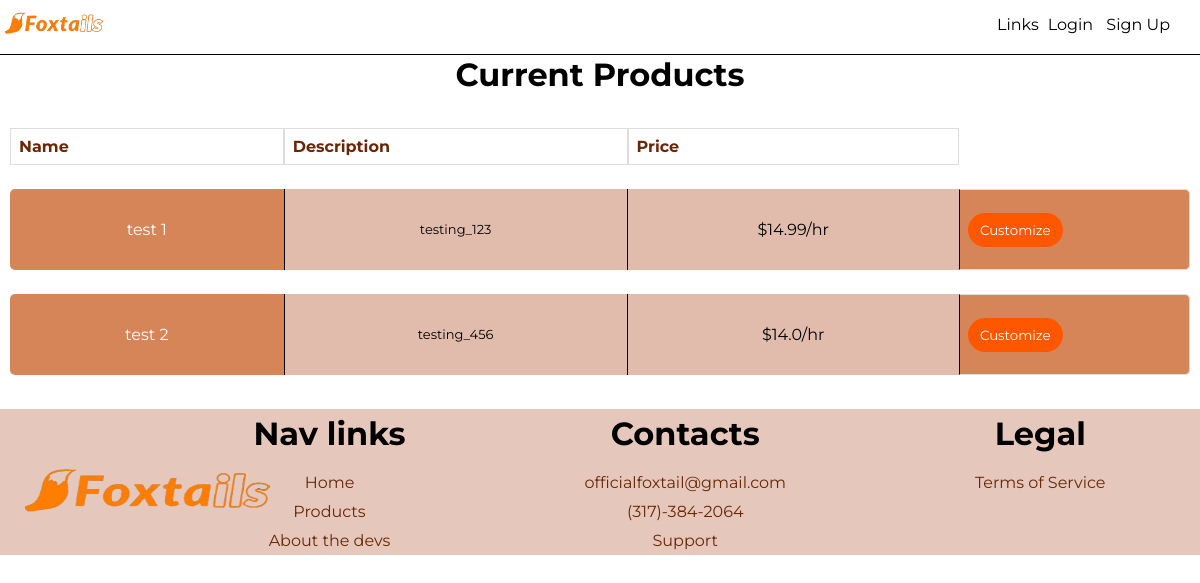
The page /products on the database as committed earlier.
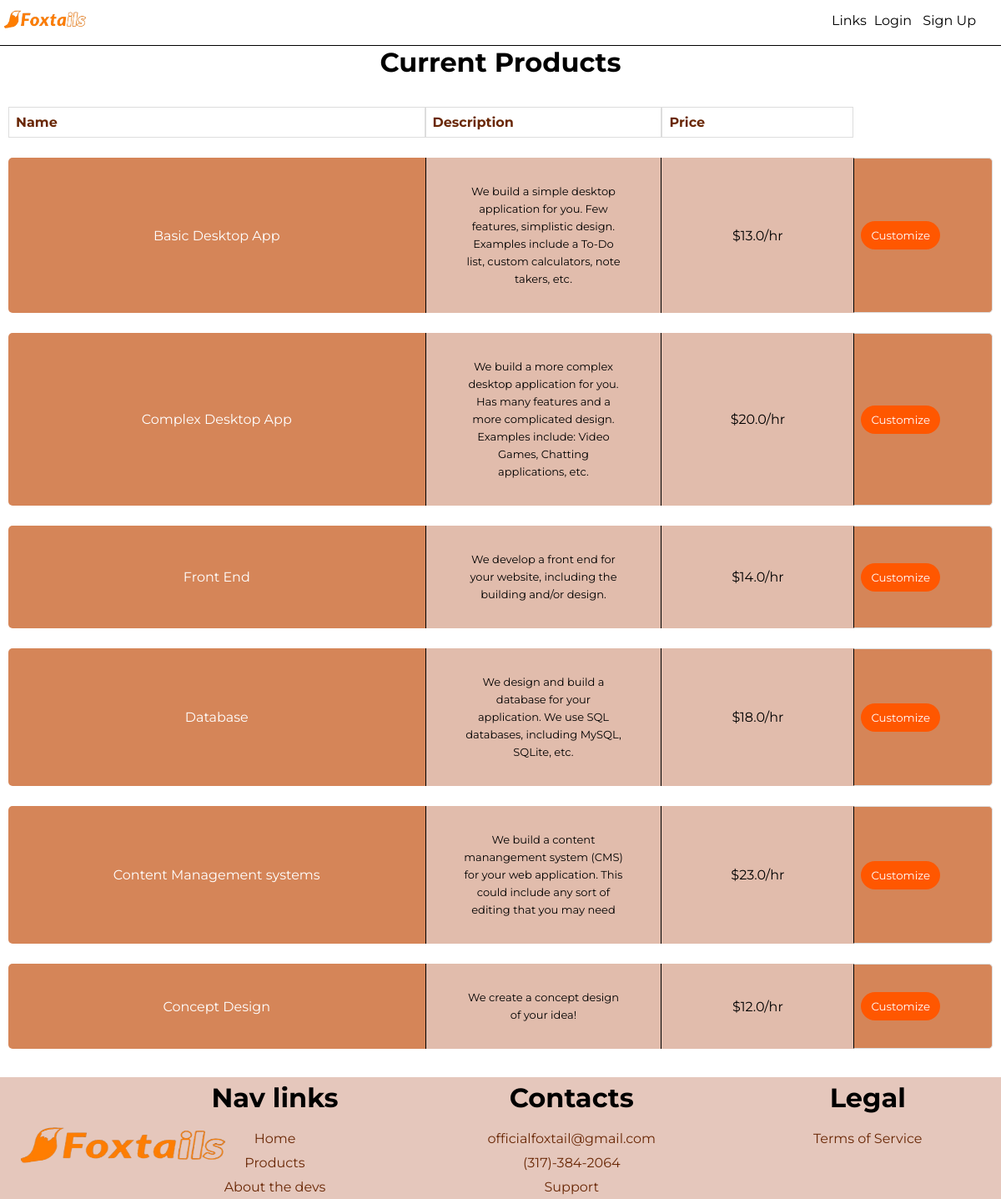
The same page on the database as committed later.
### app/models.py (models this page shows, shortened)
class Products(db.Model):
	id = db.Column(db.Integer, primary_key=True)
	name = db.Column(db.String(64), index=True, unique=True)
	desc = db.Column(db.String(256), index=True, unique=True)
	price = db.Column(db.Integer, index=True)

### app/routes.py (the view)
@app.route('/products')
def products():
	product = Products.query.all()
	return render_template('products.html', title="Products", products=product)

### app/templates/products.html
{% extends 'base.html' %}
{% block content %}
    <div class="container-products">
        <h1>Current Products</h1>
        <table>
            <thead>
                <tr class="trhead-products">
                    <th>Name</th>
                    <th class="desc-products">Description</th>
                    <th>Price</th>
                </tr>
            </thead>
            <tbody>
                {% for product in products %}
                    <tr>
                        <td class="name-products">{{ product.name }}</td>
                        <td class="description">{{ product.desc }}</td>
                        <td>${{ product.price }}/hr</td>
                        <th class="button-td-products"><a href="/customize/{{ product.name }}"><button>Customize</button></a></th>
                    </tr>
                {% endfor %}
            </tbody>
        </table>
    </div>
{% endblock %}

Rows that differ between the two databases and show on the page:
removed Products: name "test 1", desc "testing_123", price "14.99"
removed Products: name "test 2", desc "testing_456", price "14.0"
added Products: name "Basic Desktop App", desc "We build a simple desktop application for you. Few features, simplistic design. Examples include a To-Do list, custom calculators, note takers, etc.", price "13.0"
added Products: name "Complex Desktop App", desc "We build a more complex desktop application for you. Has many features and a more complicated design. Examples include: Video Games, Chatting applications, etc.", price "20.0"
added Products: name "Front End", desc "We develop a front end for your website, including the building and/or design.", price "14.0"
added Products: name "Database", desc "We design and build a database for your application. We use SQL databases, including MySQL, SQLite, etc.", price "18.0"
added Products: name "Content Management systems", desc "We build a content manangement system (CMS) for your web application. This could include any sort of editing that you may need", price "23.0"
added Products: name "Concept Design", desc "We create a concept design of your idea!", price "12.0"
